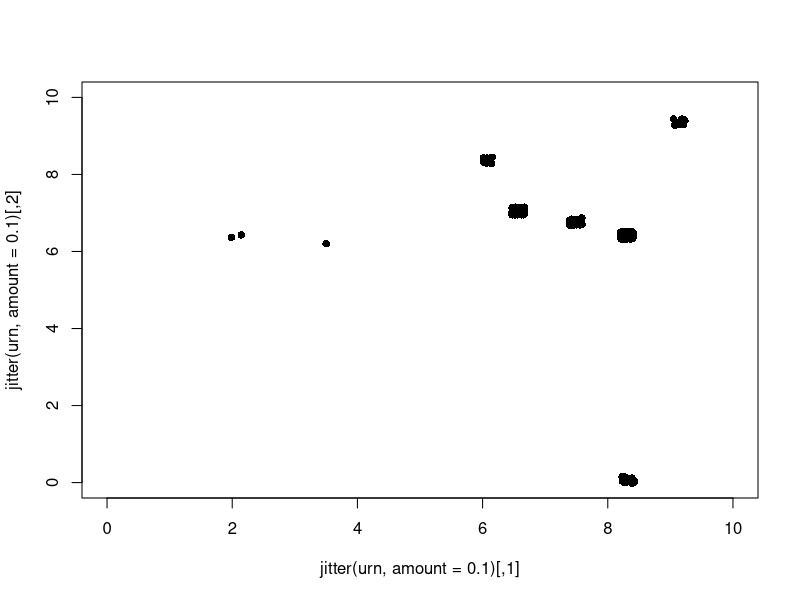

Reproduce this figure in R.
# dirichlet process via a polya urn

set.seed(42)

observeProcess = function(alpha, bounds, urn) {
    i = 0
    urn[1,] = c(runif(1, min = bounds[1], max = bounds[2]), 
                runif(1, min = bounds[1], max = bounds[2]), i)
    for (j in 2:nrow(urn)) {
        if (runif(1) < (alpha / (j + alpha))) {
            i = i + 1
            urn[j,] = c(runif(1, min = 0, max = 10), runif(1, min = 0, max = 10), i)
        } else {
            urn[j,] = urn[sample(1:(j-1), 1),]
        }  
    }
    return(urn)
}

urn = matrix(nrow = 500, ncol = 3, NA)
urn = observeProcess(1, c(0, 10), urn)
urn = urn[order(urn[,3]),]

plot(jitter(urn, amount = 0.1), pch = 16, xlim = c(0, 10), ylim = c(0, 10))


